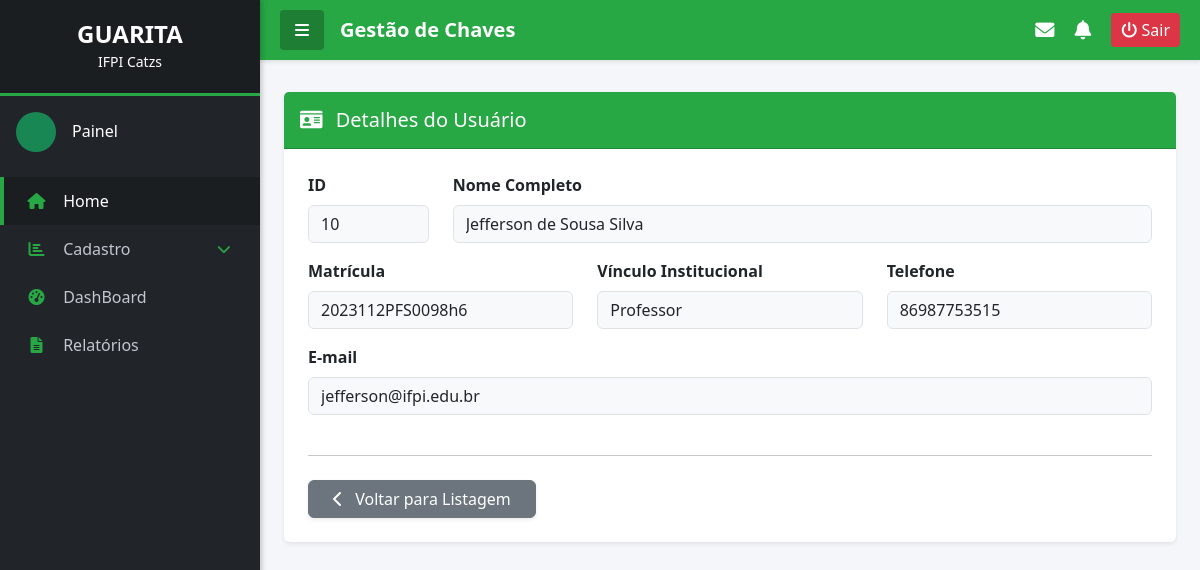
/usuarios/detalhes/10/, run on the app's committed database.
### controle_chaves/models.py (models this page shows, shortened)
class Usuario(models.Model):
    VINCULO_CHOICES = [
        ('ALUNO', 'Aluno'),
        ('PROFESSOR', 'Professor'),
        ('SERVIDOR', 'Servidor'),
        ('TERCEIRIZADO', 'Terceirizado'),
    ]
    nome = models.CharField(max_length=100)
    matricula = models.CharField(max_length=20, unique=True)
    vinculo = models.CharField(max_length=20, choices=VINCULO_CHOICES, default='ALUNO')
    email = models.EmailField()
    telefone = models.CharField(max_length=15)

### controle_chaves/views.py (the view)
# urls.py: path('usuarios/detalhes/<int:id>/', views.detalhar_usuario, name='detalhar_usuario'),
def detalhar_usuario(request, id):
    try:
        usuario_instancia = Usuario.objects.get(pk=id)
    except Usuario.DoesNotExist:
        messages.error(request, 'Usuário não encontrado.')
        return redirect('listar_usuario')
    contexto = {
        'usuario': usuario_instancia
    }
    return render(request, 'home/usuarios/detalhes.html', contexto)

### controle_chaves/templates/home/usuarios/detalhes.html (shortened to what this page needs)
{% extends "home/base.html" %}
{% block conteudo %}
<div class="container-fluid px-0">
    <div class="row justify-content-center">
        <div class="col-12">
            <div class="card border-0 shadow-sm mt-2">
                <div class="card-header text-white fw-bold py-3" style="background-color: var(--ifpi-verde);">
                    <h5 class="mb-0"><i class="fas fa-id-card me-2"></i> Detalhes do Usuário</h5>
                </div>
                <div class="card-body p-4">
                    <div class="row">
                        <div class="col-md-2 mb-3">
                            <label class="form-label fw-bold">ID</label>
                            <input type="text" class="form-control bg-light" value="{{ usuario.id }}" readonly>
                        </div>
                        <div class="col-md-10 mb-3">
                            <label class="form-label fw-bold">Nome Completo</label>
                            <input type="text" class="form-control bg-light" value="{{ usuario.nome }}" readonly>
                        </div>
                    </div>
                    <div class="row">
                        <div class="col-md-4 mb-3">
                            <label class="form-label fw-bold">Matrícula</label>
                            <input type="text" class="form-control bg-light" value="{{ usuario.matricula }}" readonly>
                        </div>
                        <div class="col-md-4 mb-3">
                            <label class="form-label fw-bold">Vínculo Institucional</label>
                            <input type="text" class="form-control bg-light" value="{{ usuario.get_vinculo_display }}" readonly>
                        </div>
                        <div class="col-md-4 mb-3">
                            <label class="form-label fw-bold">Telefone</label>
                            <input type="text" class="form-control bg-light" value="{{ usuario.telefone }}" readonly>
                        </div>
                    </div>
                    <div class="row">
                        <div class="col-md-12 mb-3">
                            <label class="form-label fw-bold">E-mail</label>
                            <input type="text" class="form-control bg-light" value="{{ usuario.email }}" readonly>
                        </div>
                    </div>
                    <hr class="mt-4 mb-4">
                    <div class="d-flex justify-content-start">
                        <a href="{% url 'listar_usuario' %}"class="btn btn-secondary shadow-sm px-4 text-white">
                                     <i class="fas fa-chevron-left me-2"></i> Voltar para Listagem
                        </a>
                    </div>
                </div>
            </div>
        </div>
    </div>
</div>
{% endblock conteudo %}

### controle_chaves/templates/home/base.html (style rules this page uses)
:root { --ifpi-verde: #28a745; --ifpi-verde-escuro: #1e7e34; --ifpi-vermelho: #dc3545; --ifpi-preto: #212529; --ifpi-preto-escuro: #1a1e21; --ifpi-branco: #ffffff; --fundo-conteudo: #f4f6f9; --sidebar-width: 260px; }
body { font-family: 'Segoe UI', Tahoma, Geneva, Verdana, sans-serif; background-color: var(--fundo-conteudo); margin: 0; overflow-x: hidden; }

### data on the page
Usuario: id "10", nome "Jefferson de Sousa Silva", matricula "2023112PFS0098h6", vinculo "Professor", telefone "86987753515", email "jefferson@ifpi.edu.br"
